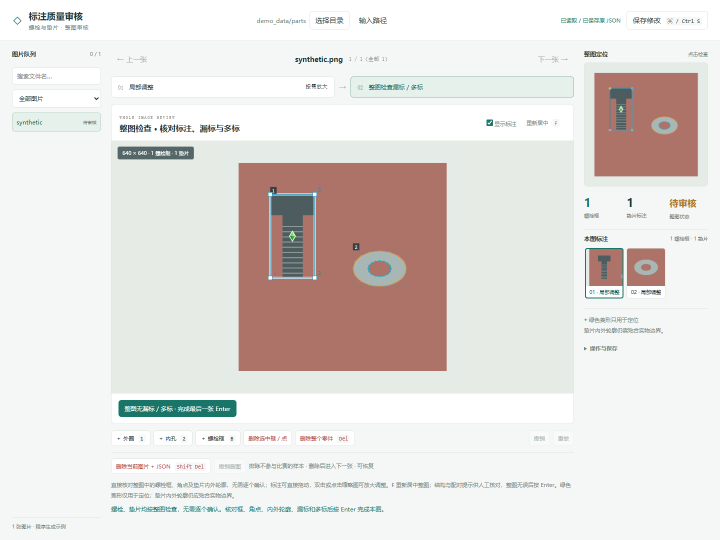
#> input picture docs/images/parts.png, 1440 x 1080 px (shown at 1/2 size)
$ python -i propose_shim_inner_geometry.py   (imports and definitions only)   (Python 2 division)
#> lines starting #> are read from the running program, lines starting #| are printed output that depends on the picture
from __future__ import annotations

import argparse
import json
import math
from pathlib import Path

import cv2
import numpy as np

from repair_missing_shim_inner import center_and_radius, matched_indices


# [10 lines left out: function ellipse_polygon, not called in this run]


def find_inner_candidate(image: np.ndarray, outer: dict):
    outer_points = np.asarray(outer["points"], dtype=np.float32)
    outer_center, outer_radius = center_and_radius(outer)
    outer_area = abs(float(cv2.contourArea(outer_points.reshape(-1, 1, 2))))
    x, y, width, height = cv2.boundingRect(
        outer_points.astype(np.int32).reshape(-1, 1, 2)
    )
    margin = 5
    x0, y0 = max(0, x - margin), max(0, y - margin)
    x1 = min(image.shape[1], x + width + margin)
    y1 = min(image.shape[0], y + height + margin)
    crop = image[y0:y1, x0:x1]
    gray = cv2.cvtColor(crop, cv2.COLOR_BGR2GRAY)
    gray = cv2.GaussianBlur(gray, (3, 3), 0)
    median = float(np.median(gray))
    lower = int(max(10, 0.45 * median))
    upper = int(min(240, max(lower + 20, 1.25 * median)))
    edges = cv2.Canny(gray, lower, upper)
    contours, _ = cv2.findContours(
        edges, cv2.RETR_LIST, cv2.CHAIN_APPROX_NONE
    )

    candidates: list[tuple[float, tuple, np.ndarray]] = []
    for contour in contours:
        if len(contour) < 8:
            continue
        contour_global = contour.astype(np.float32)
        contour_global[:, 0, 0] += x0
        contour_global[:, 0, 1] += y0
        area = abs(float(cv2.contourArea(contour_global)))
        area_ratio = area / max(outer_area, 1.0)
        if not 0.035 <= area_ratio <= 0.62:
            continue
        ellipse = cv2.fitEllipse(contour_global)
        (cx, cy), (ew, eh), _ = ellipse
        if min(ew, eh) < 2.0:
            continue
        axis_ratio = min(ew, eh) / max(ew, eh)
        if axis_ratio < 0.35:
            continue
        center_distance = float(
            np.linalg.norm(np.array([cx, cy]) - outer_center)
            / max(outer_radius, 2.0)
        )
        if center_distance > 0.55:
            continue
        polygon = ellipse_polygon(ellipse)
        if any(
            cv2.pointPolygonTest(
                outer_points.reshape(-1, 1, 2),
                (float(px), float(py)),
                False,
            )
            < 0
            for px, py in polygon[::4]
        ):
            continue
        target_ratio = 0.22
        score = (
            3.0 * center_distance
            + abs(math.log(max(area_ratio, 1e-6) / target_ratio))
            + 0.4 * (1.0 - axis_ratio)
        )
        candidates.append((score, ellipse, polygon))
    return min(candidates, key=lambda item: item[0]) if candidates else None


# [141 lines left out: function main, not called in this run]


# [2 lines not run here, left out]

>>> import cv2
>>> picture = cv2.imread('../docs/images/parts.png', cv2.IMREAD_GRAYSCALE)
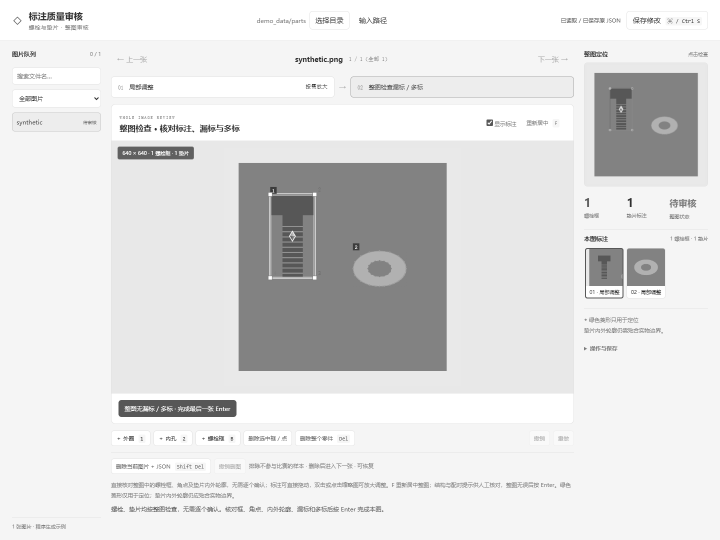
#> picture: shape (1080, 1440) (shown at 1/2 size); min 48, max 255, mean 224.1
>>> result = find_inner_candidate(picture, 'out.png')
#> (the run stopped early here; a loop or call above may not have finished)
